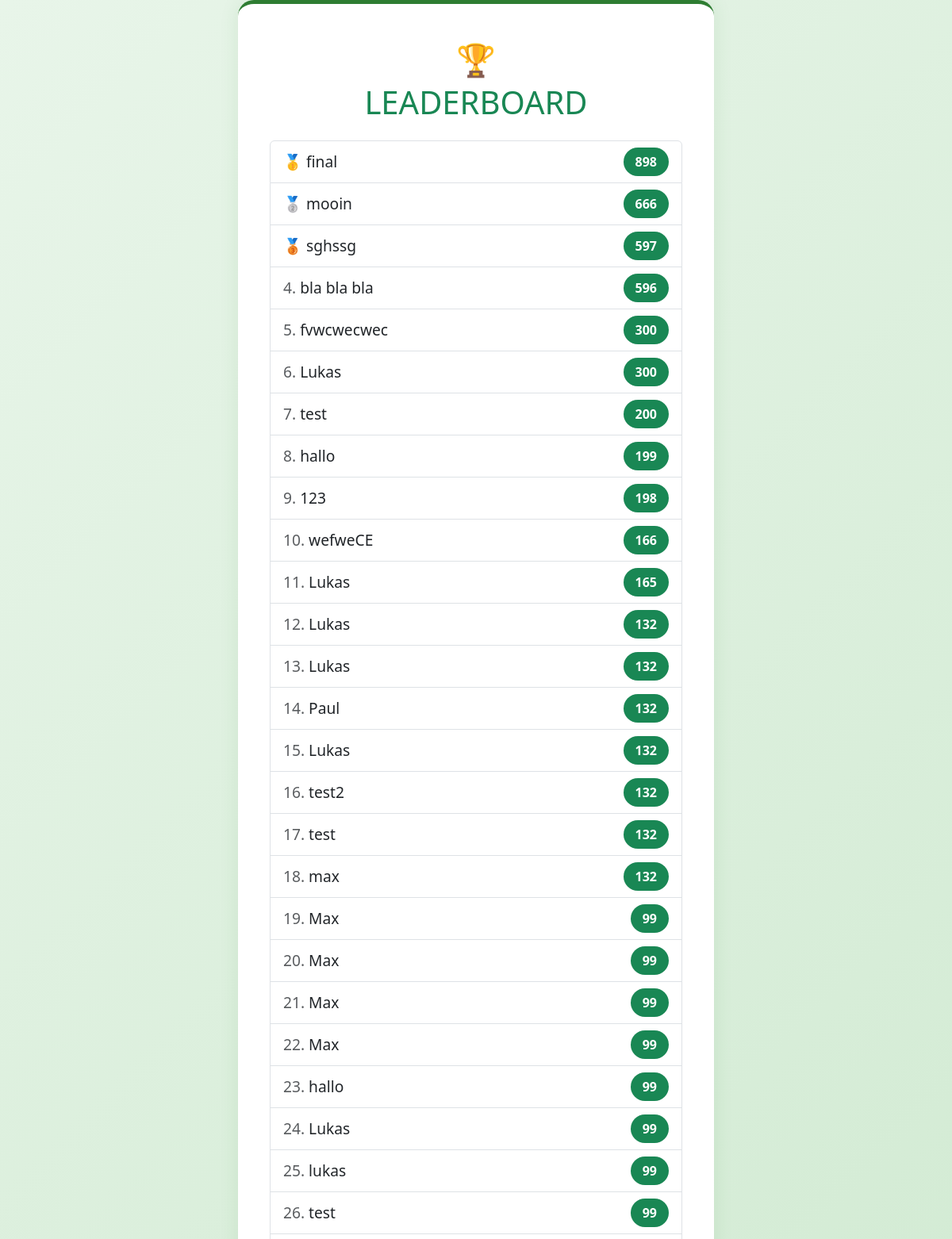
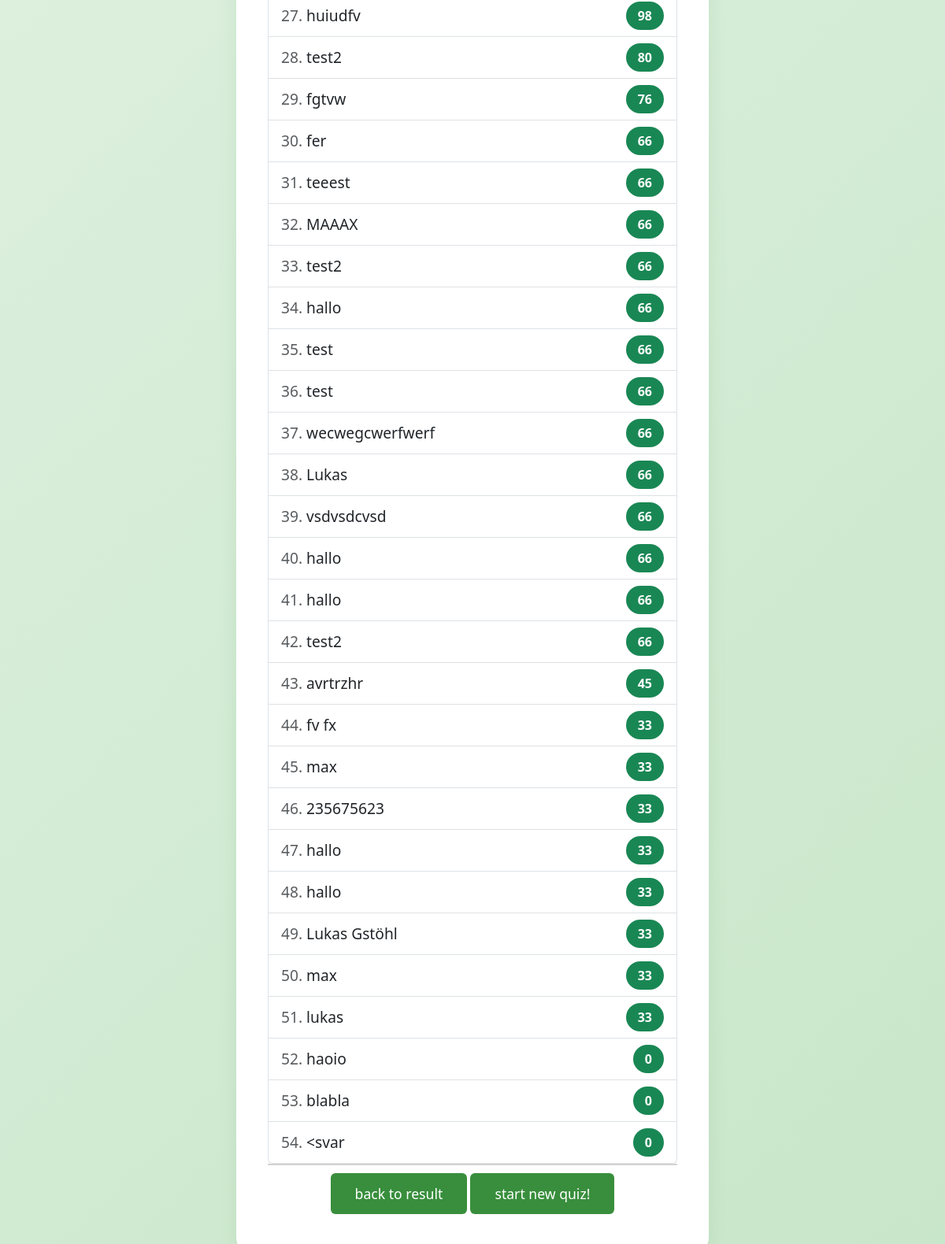
The page /leaderboard/ on the database as committed earlier (2 pictures, top to bottom).
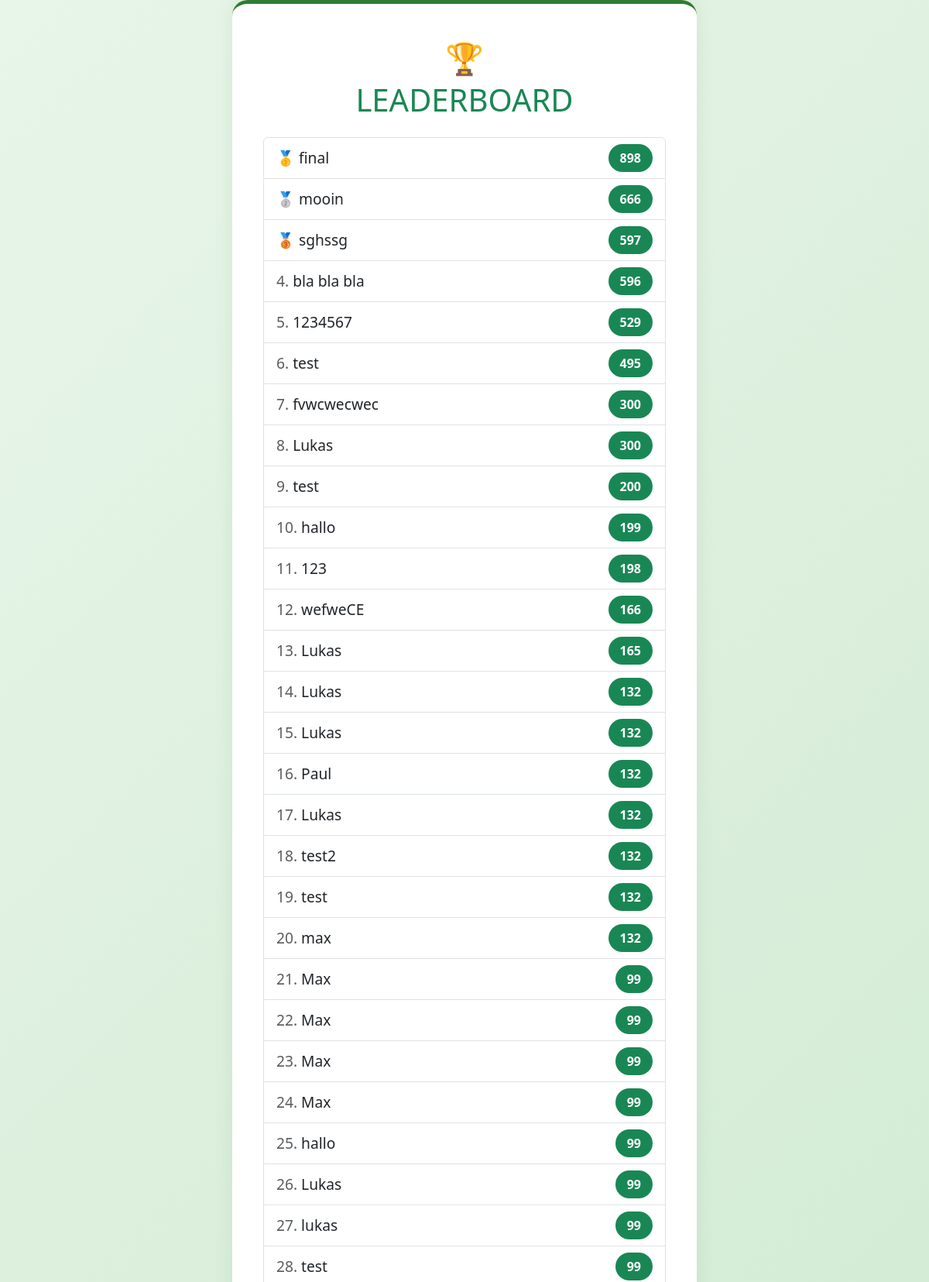
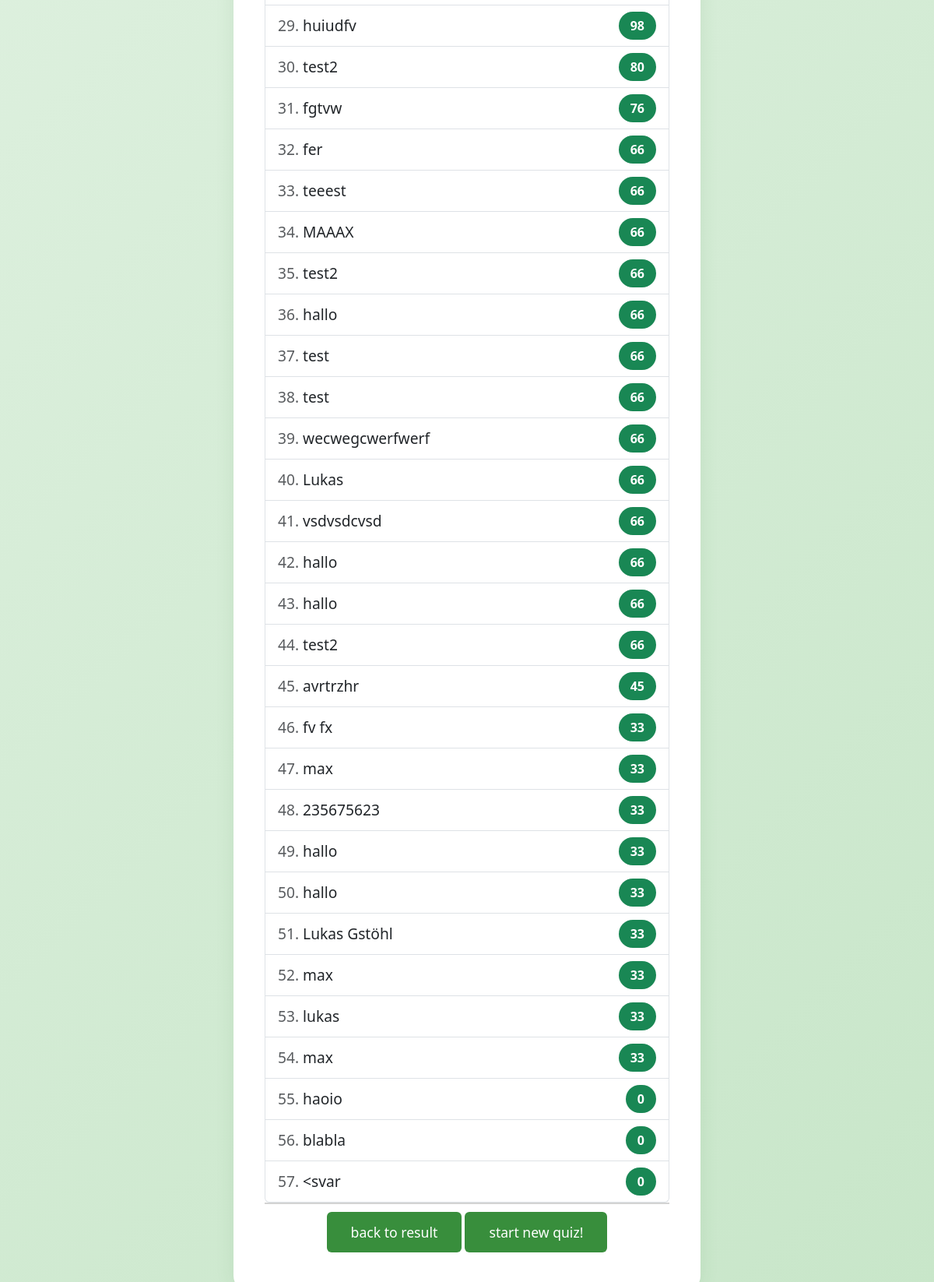
The same page on the database as committed later (2 pictures, top to bottom).
### quiz/models.py (models this page shows, shortened)
class UserScore(models.Model):
    name = models.CharField(max_length=100)
    total_score = models.IntegerField()
    include_in_leaderboard = models.BooleanField(default=True)

### quiz/views.py (the view)
# urls.py: path('leaderboard/', views.leaderboard, name="leaderboard"),
def leaderboard(request):
    leaderboard_data = UserScore.objects.filter(include_in_leaderboard=True).order_by('-total_score')
    current_user_pk = request.session.get('current_user_pk')
    context = {
        'leaderboard': leaderboard_data,
        'current_user_pk': current_user_pk,
    }
    return render(request, 'quiz/leaderboard.html', context)

### quiz/templates/quiz/leaderboard.html (shortened to what this page needs)
<!DOCTYPE html>
<html lang="de">
<head>
    <link href="https://cdn.jsdelivr.net/npm/bootstrap@5.3.0/dist/css/bootstrap.min.css" rel="stylesheet">
</head>
<body>
    <div class="leaderboard-container text-center">
        <div class="mb-4">
            <span style="font-size: 2.5rem;">🏆</span>
            <h2 class="leaderboard-title text-success">LEADERBOARD</h2>
        </div>
        <ul class="list-group text-start">
            {% for user in leaderboard %}
            <li class="list-group-item d-flex justify-content-between align-items-center {% if user.id == current_user_pk %}highlight{% endif %}"
                >
                <div>
                    {% if forloop.counter == 1 %}
                    🥇
                    {% elif forloop.counter == 2 %}
                    🥈
                    {% elif forloop.counter == 3 %}
                    🥉
                    {% else %}
                    <span class="text-muted">{{ forloop.counter }}.</span>
                    {% endif %}
                    {{ user.name }}
                </div>
                <span class="badge bg-success rounded-pill">{{ user.total_score }}</span>
            </li>
            {% endfor %}
        </ul>
        <div class="sticky-bar text-center">
            <a href="{% url 'results' %}" class="btn btn-eco">back to result</a>
            <a href="{% url 'index' %}" class="btn btn-eco">start new quiz!</a>
        </div>
    </div>
</body>
</html>

Rows that differ between the two databases and show on the page:
added UserScore: name "1234567", total_score "529"
added UserScore: name "test", total_score "495"
added UserScore: name "max", total_score "33"
